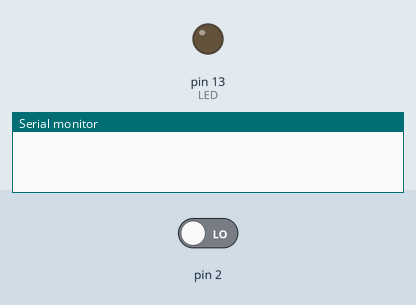
Bench run of a sketch on a simulated Arduino Uno, built with avr-gcc and run on an emulated ATmega328P. On the bench: output pins drawn as LEDs (lit = HIGH), the last lines printed to the serial monitor. The inputs (shaded band) are chosen by the test bench; at power-on: pin 2 LOW.

Above: at 1.2 s.
1.3 s: pin 2 driven HIGH
At 1.6 s:
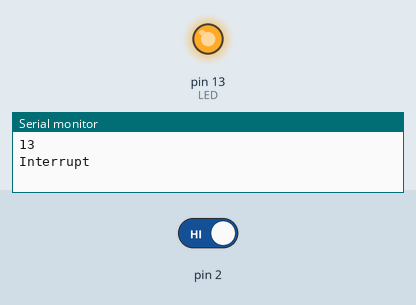
Timing chart, 0 to 4.3 s (numbered marks = the images above; inputs shaded):
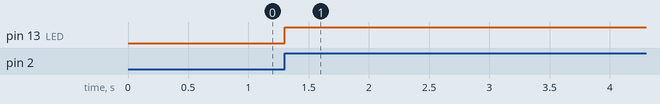

The sketch:

Interrupt_Test.ino
```cpp
void setup()

{
Serial.begin(9600);
pinMode(13, OUTPUT);
pinMode(A5, INPUT);
attachInterrupt(0, blink, RISING);
//"0" means digital pin 2 & 1 means digital pin 3(328p IC),
//"blink" is the task what to do
//"RISING" is the condition state it can be "FALLING" or "CHANGE" also

}

void loop()
{

//Add your task

}

void blink()

{

digitalWrite(13, !digitalRead(13)); // Toggle LED on pin 13
Serial.println(13);
Serial.println("Interrupt");
delay(10000);
}
```

Measured:
- after the input at 1.3 s, pin 13 (LED): LOW → HIGH at once
